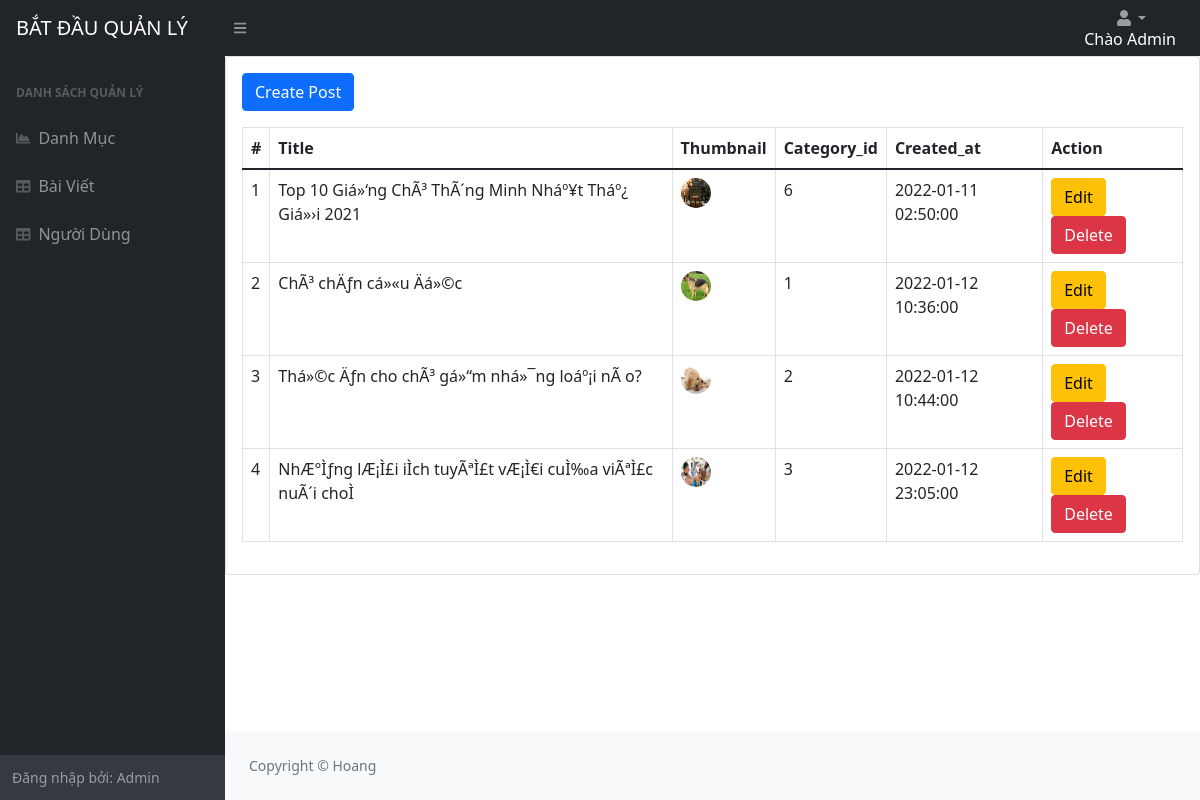
The page /Admin/index.php?mod=post&act=index (signed in) on the database as committed earlier.
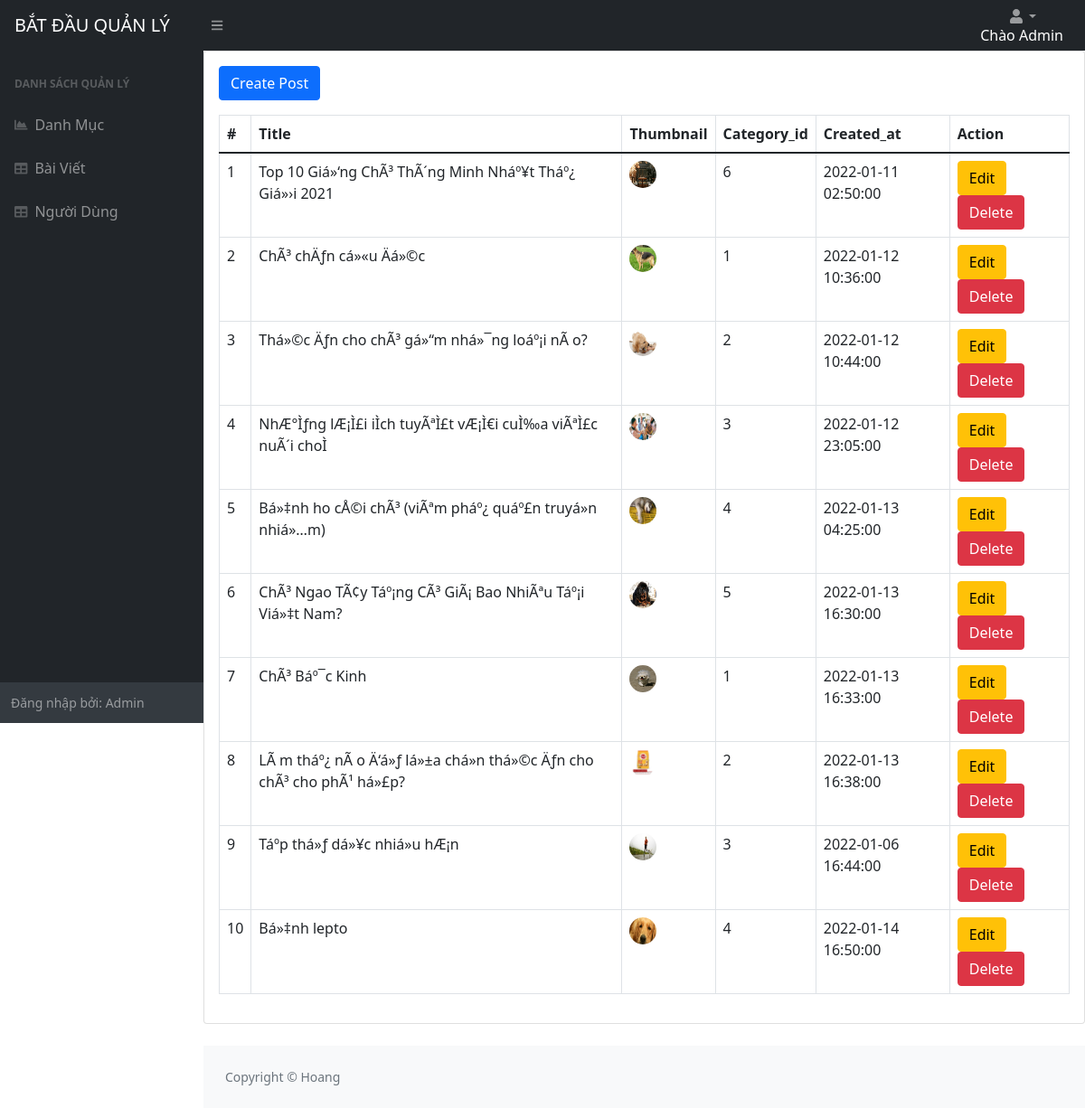
The same page on the database as committed later.
### tables this page shows
CREATE TABLE `posts`  (
  `id` int NOT NULL AUTO_INCREMENT,
  `title` varchar(255) NULL DEFAULT NULL,
  `description` mediumtext NULL,
  `thumbnail` varchar(500) NULL DEFAULT NULL,
  `category_id` int NULL DEFAULT NULL,
  `content` mediumtext NULL,
  `created_at` timestamp NULL DEFAULT NULL,
  `like_post` int NULL DEFAULT NULL,
  PRIMARY KEY (`id`) USING BTREE
);

### Admin/Controllers/PostController.php (called while the page is built, shortened)
<?php
require('Models/Post.php');
  class PostController extends AdminController
  {
    public function index(){
      $post = new Post();
      $posts = $post-> getList();
      require('Views/Posts/post.php');
    }
  }
?>

### Admin/index.php (called while the page is built, shortened)
<?php
$act = "index";
if(isset($_GET['act'])){
  $act = $_GET['act'];
}
  $controller_obj = new $class_name;
 $controller_obj -> $act();
?>

### Admin/Models/Connection.php (called while the page is built, shortened)
<?php
  class Connection1{
    private $servername= "localhost";
    private $username= "root";
    private $password = "";
    private $dbname = "blogs";
    public function connect(){
      $conn = new mysqli($this->servername, $this -> username, $this ->password, $this-> dbname );
      $conn->query("SET NAMES 'utf8'");
      return $conn;
    }
  }
?>

### Admin/Models/Query.php (called while the page is built, shortened)
<?php
  require_once('Models/Connection.php');
  class Query{
    protected $conn;
    public function __construct(){
      $connection = new Connection1();
      $this -> conn = $connection -> connect();
    }
    protected function select($table, $columns = '*')
    {
  		if ($columns == '*') {
  			$query = "SELECT * FROM " . $table;
  		}elseif (is_array($columns)) {
  			$sub_string = '';
  			foreach ($columns as $i =>$column) {
  				$sub_string .= '`'.$column . '`';
  				if ($i + 1 != count($columns)) {
  					$sub_string .= ',';
  				}
  			}
  			$query = "SELECT " . $sub_string . " FROM " . '`' . $table . '`';
  		}else{
  			exit();
  		}
  		$result = $this->conn->query($query);
  		$data = array();
  		while($row = $result->fetch_assoc()) {
  			$data[] = $row;
  		};
  		return $data;
    }
  }
?>

### Admin/Models/Post.php (called while the page is built, shortened)
<?php
require_once('Models/Query.php');
  class Post extends Query
  {
      public $table = 'posts';
      public function getList()
      {
          $posts = $this -> select ($this -> table, ['id', 'title', 'description', 'thumbnail', 'category_id','content', 'created_at','like_post']);
          return $posts;
      }
  }
?>

### Admin/Views/Posts/post.php (the view, shortened to what this page needs)
<?php
  require_once('Views/Partials/header.php');
?>
<div class="card mb-4">
  <div class="card-body">
    <a href="index.php?mod=post&act=create" class="btn btn-primary float-right mb-3">Create Post</a>
        <table class="dataTable-table">
          <thead>
            <tr>
              <th>#</th>
              <th>Title</th>
              <th>Thumbnail</th>
              <th>Category_id</th>
              <th>Created_at</th>
                <th>Action</th>
            </tr>
          </thead>
          <tbody>
            <?php foreach ($posts as $key => $post) { ?>
              <tr>
                <td><?= $key + 1 ?></td>
                <td><?= $post['title'] ?></td>
                  <td><img src="images/<?= $post['thumbnail'] ?>" style="width: 30px; height: 30px; border-radius: 50%;"></td>
                    <td><?= $post['category_id'] ?></td>
                    <td><?= $post['created_at'] ?></td>
                <td>
                  <a href="index.php?mod=post&act=handleEdit&id=<?= $post['id'] ?>" class="btn btn-warning" class="btn btn-warning">Edit</a>
                  <a href="index.php?mod=post&act=deleteList&id=<?= $post['id'] ?>" class="btn btn-danger" class="btn btn-danger">Delete</a>
                </td>
              </tr>
            <?php } ?>
          </tbody>
        </table>
  </div>
</div>
<?php
  require_once("Views/Partials/footer.php");
?>

Rows that differ between the two databases and show on the page:
added posts: title "Bá»‡nh ho cÅ©i chÃ³ (viÃªm pháº¿ quáº£n truyá»n nhiá»…m)", thumbnail (picture), category "4", created_at "2022-01-13 04:25:00"
added posts: title "ChÃ³ Ngao TÃ¢y Táº¡ng CÃ³ GiÃ¡ Bao NhiÃªu Táº¡i Viá»‡t Nam?", thumbnail (picture), category "5", created_at "2022-01-13 16:30:00"
added posts: title "ChÃ³ Báº¯c Kinh", thumbnail (picture), category "1", created_at "2022-01-13 16:33:00"
added posts: title "LÃ m tháº¿ nÃ o Ä‘á»ƒ lá»±a chá»n thá»©c Äƒn cho chÃ³ cho phÃ¹ há»£p?", thumbnail (picture), category "2", created_at "2022-01-13 16:38:00"
added posts: title "Táº­p thá»ƒ dá»¥c nhiá»u hÆ¡n", thumbnail (picture), category "3", created_at "2022-01-06 16:44:00"
added posts: title "Bá»‡nh lepto", thumbnail (picture), category "4", created_at "2022-01-14 16:50:00"
